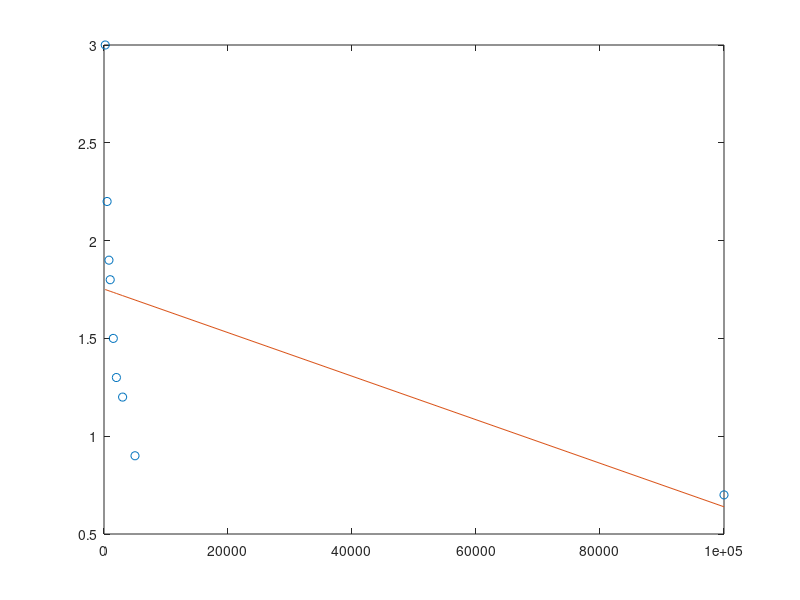

Recreate this plot in MATLAB.
x = [200, 500, 800, 1000, 1500, 2000, 3000, 5000, 100000];
y = [3, 2.2, 1.9, 1.8, 1.5, 1.3, 1.2, 0.9, 0.7];

p = polyfit(x,y,1);

x1 = [200, 500, 800, 1000, 1500, 2000, 3000, 5000, 100000];
y1 = polyval(p,x1);
figure
plot(x,y,'o')
hold on
plot(x1,y1)
hold off

